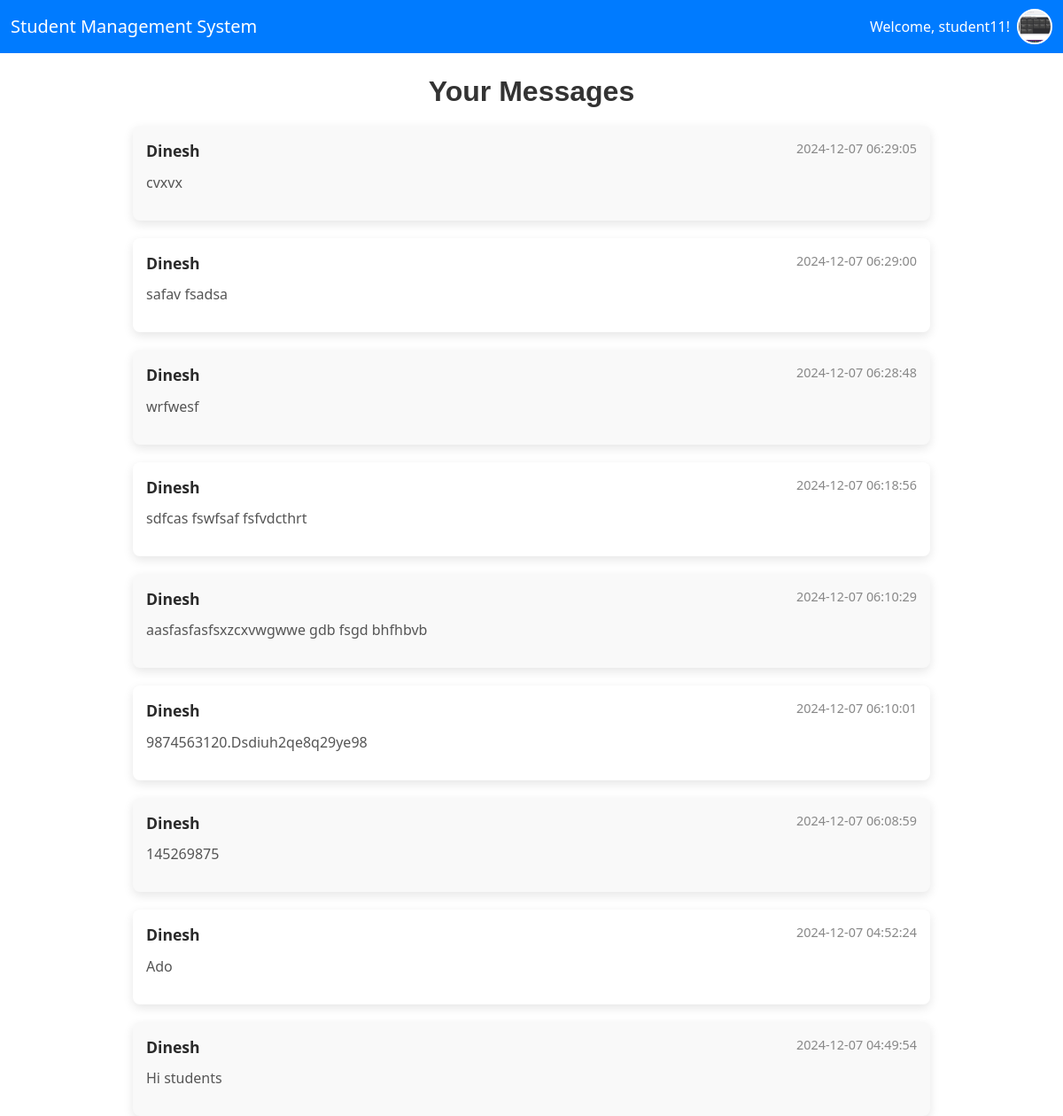
The page /student_messages (signed in) on the database its author committed.
### tables this page shows
CREATE TABLE messages (
    id INTEGER PRIMARY KEY AUTOINCREMENT,
    sender_username TEXT,
    receiver_username TEXT,
    message TEXT,
    date_sent TIMESTAMP DEFAULT CURRENT_TIMESTAMP
);

### app.py (the view)
@app.route('/student_messages')
def student_messages():
    if 'user' not in session or session['role'] != 'student':
        return redirect(url_for('login'))
    student_username = session['user']
    student_message_ids = query_db('SELECT message_id FROM student_messages WHERE student_username = ?',
                                   [student_username])
    messages = []
    for message_id in student_message_ids:
        message = query_db('SELECT * FROM messages WHERE id = ?', [message_id['message_id']], one=True)
        if message:
            messages.append(message)
    messages.reverse()
    return render_template('student_messages.html', messages=messages, username=session['user'])

### app.py (called while the page is built)
def query_db(query, args=(), one=False):
    conn = sqlite3.connect('students.db')
    conn.row_factory = sqlite3.Row
    cur = conn.cursor()
    cur.execute(query, args)
    rv = cur.fetchall()
    conn.close()
    return (rv[0] if rv else None) if one else rv

### templates/student_messages.html (shortened to what this page needs)
{% extends "base.html" %}
{% block content %}
<h3 class="messages-heading">Your Messages</h3>
<div class="messages-container">
    {% for message in messages %}
    <div class="message-card">
        <div class="message-header">
            <strong class="sender">{{ message['sender_username'] }}</strong>
            <span class="message-date">{{ message['date_sent'] }}</span>
        </div>
        <p class="message-content">{{ message['message'] }}</p>
    </div>
    {% endfor %}
</div>
{% endblock %}

### templates/student_messages.html (style rules this page uses)
.messages-heading { font-size: 2em; font-weight: bold; color: #333; margin: 20px 0; text-align: center; font-family: 'Arial', sans-serif; }
.messages-container { display: flex; flex-direction: column; gap: 20px; max-width: 900px; margin: 0 auto; }
.message-card { background-color: #ffffff; border-radius: 8px; box-shadow: 0 4px 12px rgba(0, 0, 0, 0.1); padding: 15px; transition: transform 0.2s ease, box-shadow 0.2s ease; }
.message-header { display: flex; justify-content: space-between; margin-bottom: 10px; }
.sender { font-size: 1.1em; font-weight: 600; color: #2a2a2a; }
.message-date { font-size: 0.9em; color: #888; }
.message-content { font-size: 1em; color: #555; line-height: 1.5; }
.messages-container .message-card:nth-child(odd) { background-color: #f9f9f9; }

### rows shown on the page
messages: sender_username "Dinesh", date_sent "2024-12-07 06:29:05", message "cvxvx"
messages: sender_username "Dinesh", date_sent "2024-12-07 06:29:00", message "safav fsadsa"
messages: sender_username "Dinesh", date_sent "2024-12-07 06:28:48", message "wrfwesf"
messages: sender_username "Dinesh", date_sent "2024-12-07 06:18:56", message "sdfcas fswfsaf fsfvdcthrt"
messages: sender_username "Dinesh", date_sent "2024-12-07 06:10:29", message "aasfasfasfsxzcxvwgwwe gdb fsgd bhfhbvb"
messages: sender_username "Dinesh", date_sent "2024-12-07 06:10:01", message "9874563120.Dsdiuh2qe8q29ye98"
messages: sender_username "Dinesh", date_sent "2024-12-07 06:08:59", message "145269875"
messages: sender_username "Dinesh", date_sent "2024-12-07 04:52:24", message "Ado"
messages: sender_username "Dinesh", date_sent "2024-12-07 04:49:54", message "Hi students"

### other values the page prints
{{ username }} "student11"
